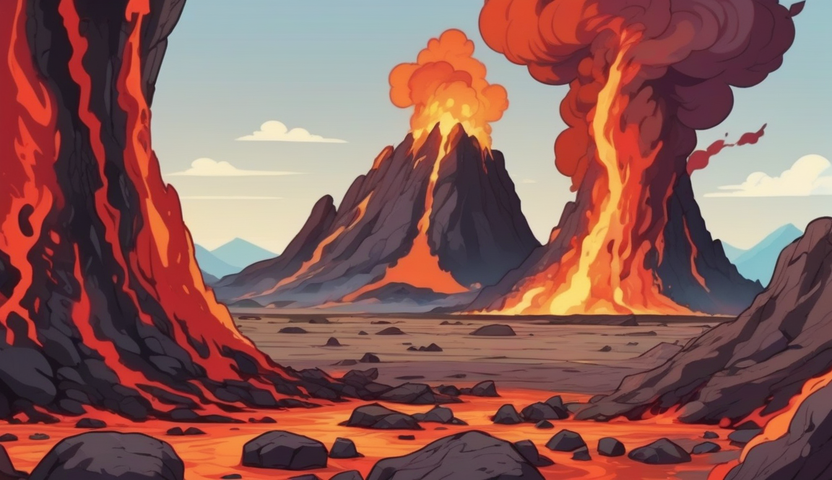
#> input picture runs/probe/shot_005_w0.0_orig.png, 832 x 480 px; its folder holds 4 pictures in this run
$ python make_probe_contact.py
#> lines starting #> are read from the running program, lines starting #| are printed output that depends on the picture
from PIL import Image
import os

images = []
for shot in ["shot_005", "shot_011"]:
    for w in [0.0, 0.4]:
        for kind in ["orig", "runner"]:
            p = f"runs/probe/{shot}_w{w}_{kind}.png"
            if os.path.exists(p):
                images.append(Image.open(p))

if images:
    w, h = images[0].size
#> w = 832; h = 480
    montage = Image.new("RGB", (w * 4, h * 2))
#> montage: PIL image 3328x960 RGB; every value is 0

    for i, img in enumerate(images):
        row = i // 4
        col = i % 4
        montage.paste(img, (col * w, row * h))
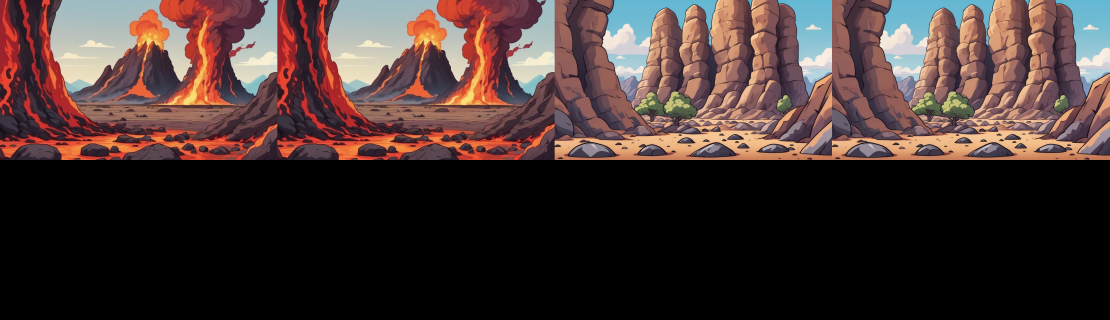
#> montage: PIL image 3328x960 RGB (shown at 1/3 size); mean R, G, B 69.7, 52.3, 50

    montage.save("runs/probe/contact_sheet.png")
